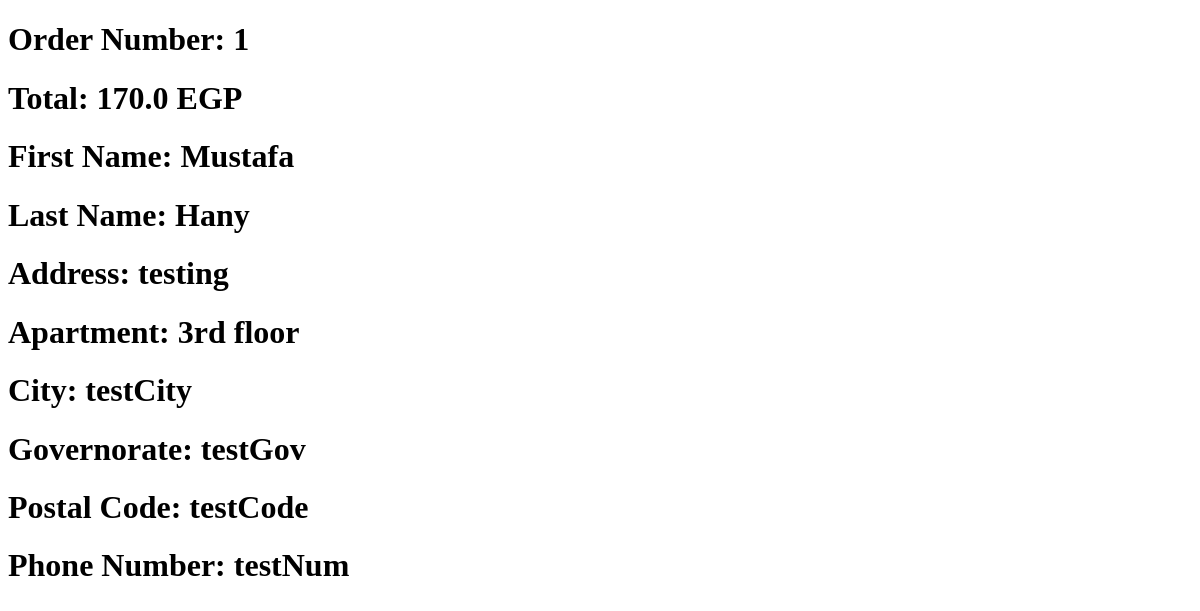
Page /order/view/1 on the earlier database version.
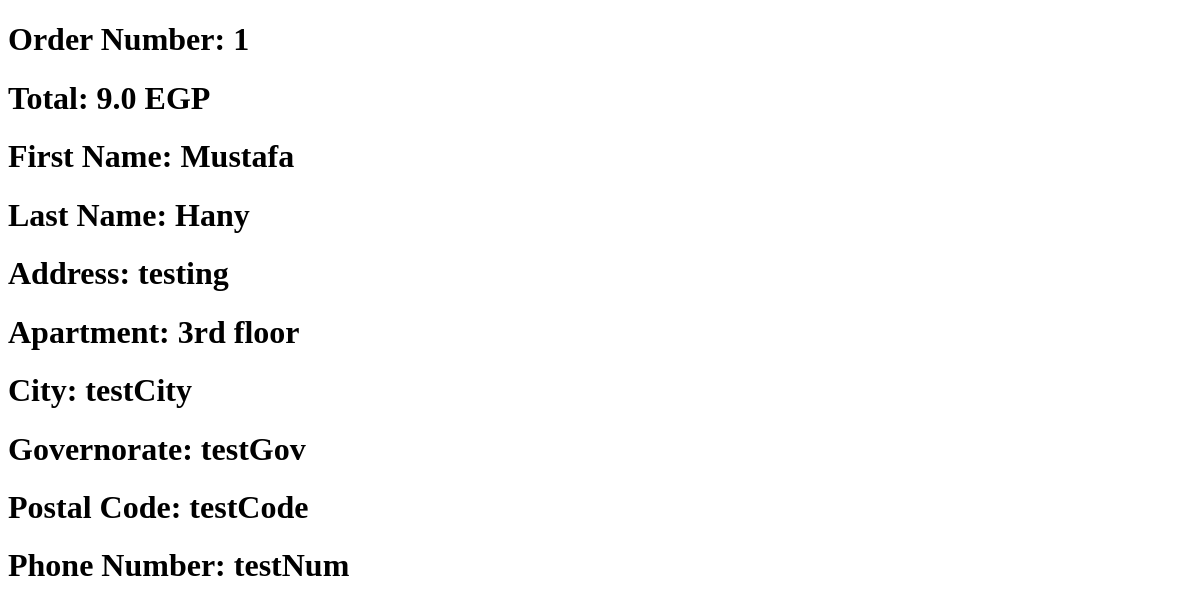
Same page on the later database version.
### app.py (models this page shows)
class Orders(db.Model):
    __tablename__ = 'orders'
    id = db.Column(db.Integer, primary_key=True)
    uid = db.Column(db.String(36), nullable=False)
    total = db.Column(db.Float, nullable=False)
    status = db.Column(db.String(20), nullable=False, default="pending")
    firstName = db.Column(db.String(100), nullable=False)
    lastName = db.Column(db.String(100), nullable=False)
    address = db.Column(db.Text(), nullable=False)
    apt = db.Column(db.Text(), nullable=True)
    city = db.Column(db.Text(), nullable=False)
    gov = db.Column(db.Text(), nullable=False)
    postal = db.Column(db.Integer, nullable=True)
    phone = db.Column(db.Integer, nullable=False)
    items = db.relationship(
        'OrderItem',
        back_populates='order',
        cascade='all, delete-orphan'
    )

### app.py (the view)
@app.route('/order/view/<int:order_id>')
def view_order(order_id):
    order = Orders.query.filter_by(id=order_id).first()
    return render_template('orderView.html', order=order)

### app.py (called while the page is built)
@app.after_request
def set_guest_cookie(response):
    if current_user.is_authenticated:
        return response
    if not request.cookies.get("guest_id"):
        guest_id = str(uuid.uuid4())
        response.set_cookie("guest_id", guest_id, max_age=60*60*24*365*10)
    return response

### templates/orderView.html (shortened to what this page needs)
<!DOCTYPE html>
<html lang="en">
<head>
</head>
<body>
    <h1>Order Number: {{ order.id }}</h1>
    <h1>Total: {{ order.total }} EGP</h1>
    <h1>First Name: {{ order.firstName }}</h1>
    <h1>Last Name: {{ order.lastName }}</h1>
    <h1>Address: {{ order.address }}</h1>
    <h1>Apartment: {{ order.apt }}</h1>
    <h1>City: {{ order.city }}</h1>
    <h1>Governorate: {{ order.gov }}</h1>
    <h1>Postal Code: {{ order.postal }}</h1>
    <h1>Phone Number: {{ order.phone }}</h1>
</body>
</html>

Differences in the rows shown:
changed Orders "Mustafa": total "170.0" → "9.0"
